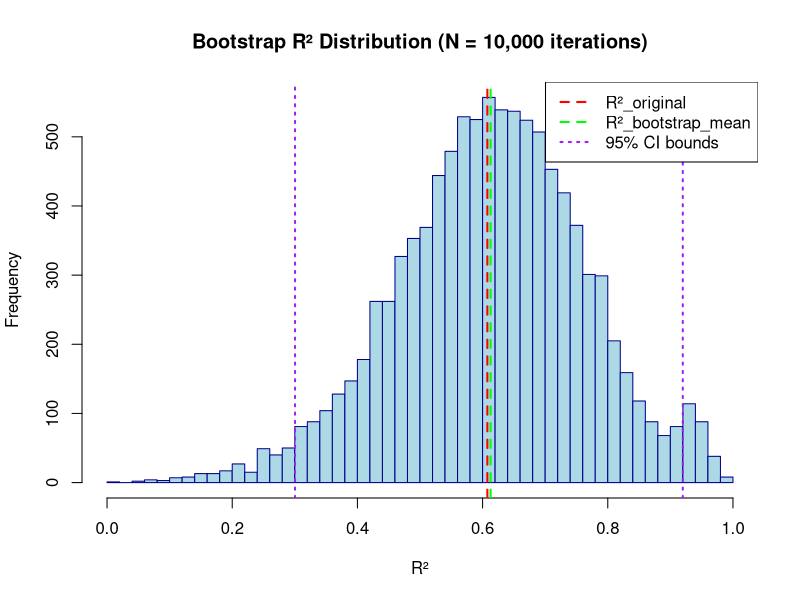

The R source for this figure:
############################### Task 2: Bootstrap on regression model ###############################

# Create output directories if they don't exist
dir.create("results", showWarnings = FALSE)
dir.create("figure", showWarnings = FALSE)

# Set random seed for reproducibility
set.seed(123)

# Load libraries
library(boot)
library(MASS)

# Load Animals dataset
data(Animals)

# Filter: keep only observations where body > 0 AND brain > 0 and no missing values
animals_clean <- Animals[
  Animals$body > 0 & Animals$brain > 0 & complete.cases(Animals[, c("body", "brain")]),
]

# Create log-transformed variables
animals_clean$log_body <- log(animals_clean$body)
animals_clean$log_brain <- log(animals_clean$brain)

# Fit the model on the full sample
model_original <- lm(log_body ~ log_brain, data = animals_clean)

# Extract R² from original sample
r2_original <- summary(model_original)$r.squared

print(paste("Original R²:", round(r2_original, 4)))

############################### Bootstrap statistic function ###############################

# Bootstrap statistic function for boot package
# data: the dataset
# indices: bootstrap indices provided by boot()
# Returns: R² value
r2_statistic <- function(data, indices) {
  # Select bootstrap sample using provided indices
  boot_sample <- data[indices, ]
  
  # Fit regression model on bootstrap sample
  boot_model <- lm(log_body ~ log_brain, data = boot_sample)
  
  # Calculate in-sample R²
  boot_r2 <- summary(boot_model)$r.squared
  
  return(boot_r2)
}

############################### Run bootstrap ###############################

# Run bootstrap with 10,000 iterations
bootstrap_results <- boot(data = animals_clean, 
                         statistic = r2_statistic, 
                         R = 10000)

# Extract bootstrap R² estimates
r2_bootstrap_estimates <- bootstrap_results$t[, 1]

# Calculate mean of bootstrap estimates
r2_bootstrap_mean <- mean(r2_bootstrap_estimates)

# Calculate bootstrap bias
bootstrap_bias <- r2_bootstrap_mean - r2_original

# Calculate 95% confidence interval using percentile method
ci_percentile <- boot.ci(bootstrap_results, type = "perc", conf = 0.95)

# Extract CI bounds
ci_lower <- ci_percentile$percent[4]
ci_upper <- ci_percentile$percent[5]

############################### Output and reporting ###############################

cat("\n=== Task 2: Bootstrap on Regression Model ===\n\n")

cat("Data Summary:\n")
cat("- Sample size (after filtering):", nrow(animals_clean), "\n")
cat("- Model: log(body) ~ log(brain)\n")
cat("- Bootstrap type: nonparametric case bootstrap\n")
cat("- Number of bootstrap iterations: 10,000\n\n")

cat("Results:\n")
cat("- Original R² (R²_original):", round(r2_original, 4), "\n")
cat("- Bootstrap mean R² (R²_bootstrap_mean):", round(r2_bootstrap_mean, 4), "\n")
cat("- Bootstrap bias:", round(bootstrap_bias, 6), "\n")
cat("- 95% Percentile CI for R²: [", round(ci_lower, 4), ", ", round(ci_upper, 4), "]\n\n")

cat("Interpretation:\n")
# Check if original R² lies inside the CI
inside_ci <- (r2_original >= ci_lower) & (r2_original <= ci_upper)
if (inside_ci) {
  cat("- The original R² lies INSIDE the bootstrap confidence interval.\n")
} else {
  cat("- The original R² lies OUTSIDE the bootstrap confidence interval.\n")
}

# Comment on bias magnitude
if (abs(bootstrap_bias) < 0.01) {
  cat("- The bootstrap bias is small (", round(bootstrap_bias, 6), 
      ") relative to the original R² estimate.\n")
} else {
  cat("- The bootstrap bias is non-negligible (", round(bootstrap_bias, 6), 
      ") relative to the original R² estimate.\n")
}

cat("- The confidence interval provides a range of plausible R² values based on\n")
cat("  resampling the observed data, reflecting uncertainty in model fit.\n\n")

############################### Save results ###############################

task2_results <- list(
  r2_original = r2_original,
  r2_bootstrap_mean = r2_bootstrap_mean,
  bootstrap_bias = bootstrap_bias,
  ci_lower = ci_lower,
  ci_upper = ci_upper,
  r2_estimates = r2_bootstrap_estimates,
  bootstrap_object = bootstrap_results,
  sample_size = nrow(animals_clean)
)

saveRDS(task2_results, file = "results/task2_results.rds")
cat("Results saved to results/task2_results.rds\n\n")

############################### Histogram and visualization ###############################

# Create histogram of bootstrap R² estimates
png(filename = "figure/task2_histogram.png", width = 800, height = 600)

hist(r2_bootstrap_estimates, 
     main = "Bootstrap R² Distribution (N = 10,000 iterations)",
     xlab = "R²",
     ylab = "Frequency",
     col = "lightblue",
     border = "darkblue",
     breaks = 50)

# Add vertical lines
abline(v = r2_original, col = "red", lwd = 2, lty = 2)
abline(v = r2_bootstrap_mean, col = "green", lwd = 2, lty = 2)
abline(v = ci_lower, col = "purple", lwd = 2, lty = 3)
abline(v = ci_upper, col = "purple", lwd = 2, lty = 3)

legend("topright", 
       legend = c("R²_original", "R²_bootstrap_mean", "95% CI bounds"),
       col = c("red", "green", "purple"),
       lty = c(2, 2, 3),
       lwd = 2)

dev.off()

cat("Histogram saved to figure/task2_histogram.png\n")
